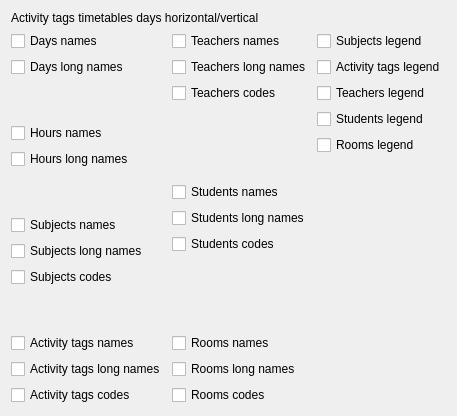
     <widget class="QWidget" name="tabWidgetPage18">
      <attribute name="title">
       <string>18</string>
      </attribute>
      <layout class="QGridLayout" name="gridLayout_19">
       <item row="1" column="0">
        <layout class="QVBoxLayout" name="verticalLayout_29">
         <item>
          <widget class="QCheckBox" name="activityTagsDaysHVDaysNamesCheckBox">
           <property name="text">
            <string>Days names</string>
           </property>
          </widget>
         </item>
         <item>
          <widget class="QCheckBox" name="activityTagsDaysHVDaysLongNamesCheckBox">
           <property name="text">
            <string>Days long names</string>
           </property>
          </widget>
         </item>
         <item>
          <spacer name="verticalSpacer_74">
           <property name="orientation">
            <enum>Qt::Vertical</enum>
           </property>
           <property name="sizeHint" stdset="0">
            <size>
             <width>20</width>
             <height>40</height>
            </size>
           </property>
          </spacer>
         </item>
         <item>
          <widget class="QCheckBox" name="activityTagsDaysHVHoursNamesCheckBox">
           <property name="text">
            <string>Hours names</string>
           </property>
          </widget>
         </item>
         <item>
          <widget class="QCheckBox" name="activityTagsDaysHVHoursLongNamesCheckBox">
           <property name="text">
            <string>Hours long names</string>
           </property>
          </widget>
         </item>
         <item>
          <spacer name="verticalSpacer_75">
           <property name="orientation">
            <enum>Qt::Vertical</enum>
           </property>
           <property name="sizeHint" stdset="0">
            <size>
             <width>20</width>
             <height>40</height>
            </size>
           </property>
          </spacer>
         </item>
         <item>
          <widget class="QCheckBox" name="activityTagsDaysHVSubjectsNamesCheckBox">
           <property name="text">
            <string>Subjects names</string>
           </property>
          </widget>
         </item>
         <item>
          <widget class="QCheckBox" name="activityTagsDaysHVSubjectsLongNamesCheckBox">
           <property name="text">
            <string>Subjects long names</string>
           </property>
          </widget>
         </item>
         <item>
          <widget class="QCheckBox" name="activityTagsDaysHVSubjectsCodesCheckBox">
           <property name="text">
            <string>Subjects codes</string>
           </property>
          </widget>
         </item>
         <item>
          <spacer name="verticalSpacer_76">
           <property name="orientation">
            <enum>Qt::Vertical</enum>
           </property>
           <property name="sizeHint" stdset="0">
            <size>
             <width>20</width>
             <height>40</height>
            </size>
           </property>
          </spacer>
         </item>
         <item>
          <widget class="QCheckBox" name="activityTagsDaysHVActivityTagsNamesCheckBox">
           <property name="text">
            <string>Activity tags names</string>
           </property>
          </widget>
         </item>
         <item>
          <widget class="QCheckBox" name="activityTagsDaysHVActivityTagsLongNamesCheckBox">
           <property name="text">
            <string>Activity tags long names</string>
           </property>
          </widget>
         </item>
         <item>
          <widget class="QCheckBox" name="activityTagsDaysHVActivityTagsCodesCheckBox">
           <property name="text">
            <string>Activity tags codes</string>
           </property>
          </widget>
         </item>
        </layout>
       </item>
       <item row="1" column="1">
        <layout class="QVBoxLayout" name="verticalLayout_30">
         <item>
          <widget class="QCheckBox" name="activityTagsDaysHVTeachersNamesCheckBox">
           <property name="text">
            <string>Teachers names</string>
           </property>
          </widget>
         </item>
         <item>
          <widget class="QCheckBox" name="activityTagsDaysHVTeachersLongNamesCheckBox">
           <property name="text">
            <string>Teachers long names</string>
           </property>
          </widget>
         </item>
         <item>
          <widget class="QCheckBox" name="activityTagsDaysHVTeachersCodesCheckBox">
           <property name="text">
            <string>Teachers codes</string>
           </property>
          </widget>
         </item>
         <item>
          <spacer name="verticalSpacer_77">
           <property name="orientation">
            <enum>Qt::Vertical</enum>
           </property>
           <property name="sizeHint" stdset="0">
            <size>
             <width>20</width>
             <height>40</height>
            </size>
           </property>
          </spacer>
         </item>
         <item>
          <widget class="QCheckBox" name="activityTagsDaysHVStudentsNamesCheckBox">
           <property name="text">
            <string>Students names</string>
           </property>
          </widget>
         </item>
         <item>
          <widget class="QCheckBox" name="activityTagsDaysHVStudentsLongNamesCheckBox">
           <property name="text">
            <string>Students long names</string>
           </property>
          </widget>
         </item>
         <item>
          <widget class="QCheckBox" name="activityTagsDaysHVStudentsCodesCheckBox">
           <property name="text">
            <string>Students codes</string>
           </property>
          </widget>
         </item>
         <item>
          <spacer name="verticalSpacer_78">
           <property name="orientation">
            <enum>Qt::Vertical</enum>
           </property>
           <property name="sizeHint" stdset="0">
            <size>
             <width>20</width>
             <height>40</height>
            </size>
           </property>
          </spacer>
         </item>
         <item>
          <widget class="QCheckBox" name="activityTagsDaysHVRoomsNamesCheckBox">
           <property name="text">
            <string>Rooms names</string>
           </property>
          </widget>
         </item>
         <item>
          <widget class="QCheckBox" name="activityTagsDaysHVRoomsLongNamesCheckBox">
           <property name="text">
            <string>Rooms long names</string>
           </property>
          </widget>
         </item>
         <item>
          <widget class="QCheckBox" name="activityTagsDaysHVRoomsCodesCheckBox">
           <property name="text">
            <string>Rooms codes</string>
           </property>
          </widget>
         </item>
        </layout>
       </item>
       <item row="1" column="2">
        <layout class="QVBoxLayout" name="verticalLayout_51">
         <item>
          <widget class="QCheckBox" name="activityTagsDaysHVSubjectsLegendCheckBox">
           <property name="text">
            <string>Subjects legend</string>
           </property>
          </widget>
         </item>
         <item>
          <widget class="QCheckBox" name="activityTagsDaysHVActivityTagsLegendCheckBox">
           <property name="text">
            <string>Activity tags legend</string>
           </property>
          </widget>
         </item>
         <item>
          <widget class="QCheckBox" name="activityTagsDaysHVTeachersLegendCheckBox">
           <property name="text">
            <string>Teachers legend</string>
           </property>
          </widget>
         </item>
         <item>
          <widget class="QCheckBox" name="activityTagsDaysHVStudentsLegendCheckBox">
           <property name="text">
            <string>Students legend</string>
           </property>
          </widget>
         </item>
         <item>
          <widget class="QCheckBox" name="activityTagsDaysHVRoomsLegendCheckBox">
           <property name="text">
            <string>Rooms legend</string>
           </property>
          </widget>
         </item>
         <item>
          <spacer name="verticalSpacer_108">
           <property name="orientation">
            <enum>Qt::Vertical</enum>
           </property>
           <property name="sizeHint" stdset="0">
            <size>
             <width>20</width>
             <height>40</height>
            </size>
           </property>
          </spacer>
         </item>
        </layout>
       </item>
       <item row="0" column="0" colspan="3">
        <widget class="QLabel" name="label_18">
         <property name="text">
          <string>Activity tags timetables days horizontal/vertical</string>
         </property>
        </widget>
       </item>
      </layout>
     </widget>
